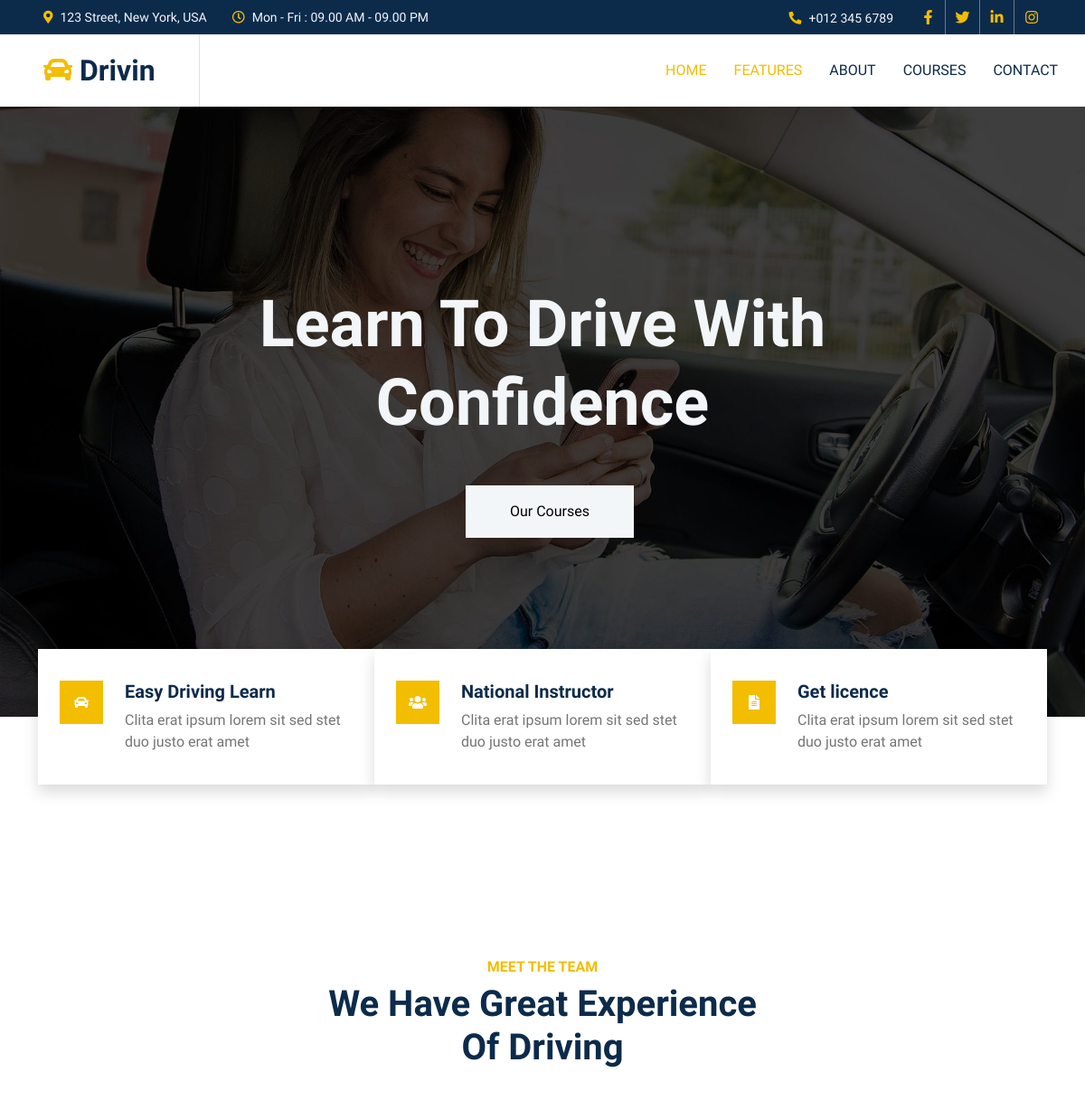
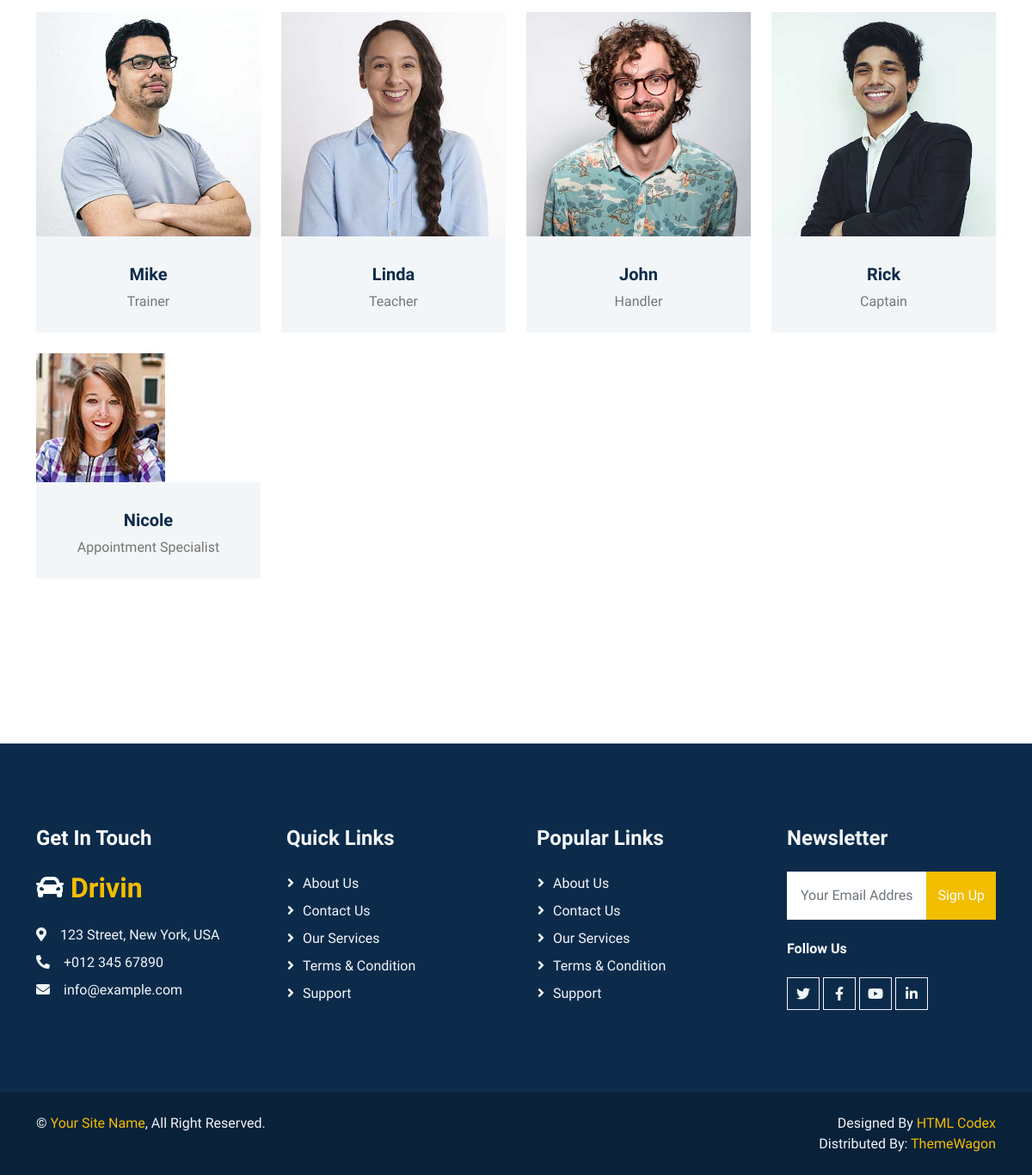
Page /Team/ on the committed database (2 pictures, top to bottom).
### Our_Team/models.py (models this page shows)
class Team(models.Model):
    name=models.CharField(max_length=50)
    title=models.CharField( max_length=50)
    image=models.ImageField(upload_to=team_image, )
    class Meta:
        verbose_name = ("Team")
        verbose_name_plural = ("Teams")
    def __str__(self):
        return self.name

### Our_Team/views.py (the view)
# urls.py: path('Team/',include('Our_Team.urls',namespace='team')),
def team(request):
    teams=Team.objects.all()
    context={'teams':teams}
    return render(request,'Team/team.html',context)

### templates/Team/team.html (shortened to what this page needs)
{% extends "Base/Base.html" %}
{% block body %}
    <div class="container-xxl py-6">
        <div class="container">
            <div class="text-center mx-auto mb-5 wow fadeInUp" data-wow-delay="0.1s" style="max-width: 500px;">
                <h6 class="text-primary text-uppercase mb-2">Meet The Team</h6>
                <h1 class="display-6 mb-4">We Have Great Experience Of Driving</h1>
            </div>
            <div class="row g-0 team-items">
                {% for team in teams %}
                <div class="col-lg-3 col-md-6 wow fadeInUp" data-wow-delay="0.1s">
                    <div class="team-item position-relative">
                        <div class="position-relative">
                            <img class="img-fluid" src={{team.image.url}} alt="">
                        </div>
                        <div class="bg-light text-center p-4">
                            <h5 class="mt-2">{{team}}</h5>
                            <span>{{team.title}}</span>
                        </div>
                    </div>
                </div>
                {% endfor %}
            </div>
        </div>
    </div>
{% endblock body %}

### templates/Base/Base.html (shortened to what this page needs)
{% load static %}
<!DOCTYPE html>
<html lang="en">
<head>
    <link href="https://cdnjs.cloudflare.com/ajax/libs/font-awesome/5.10.0/css/all.min.css" rel="stylesheet">
    <link href="https://cdn.jsdelivr.net/npm/bootstrap-icons@1.4.1/font/bootstrap-icons.css" rel="stylesheet">
    <link href={% static "lib/animate/animate.min.css" %} rel="stylesheet">
    <link href={% static "lib/owlcarousel/assets/owl.carousel.min.css" %} rel="stylesheet">
    <link href={% static "css/bootstrap.min.css" %} rel="stylesheet">
    <link href={% static "css/style.css" %} rel="stylesheet">
</head>
<body>
    <div class="container-fluid bg-dark text-light p-0">
        <div class="row gx-0 d-none d-lg-flex">
            <div class="col-lg-7 px-5 text-start">
                <div class="h-100 d-inline-flex align-items-center me-4">
                    <small class="fa fa-map-marker-alt text-primary me-2"></small>
                    <small>123 Street, New York, USA</small>
                </div>
                <div class="h-100 d-inline-flex align-items-center">
                    <small class="far fa-clock text-primary me-2"></small>
                    <small>Mon - Fri : 09.00 AM - 09.00 PM</small>
                </div>
            </div>
            <div class="col-lg-5 px-5 text-end">
                <div class="h-100 d-inline-flex align-items-center me-4">
                    <small class="fa fa-phone-alt text-primary me-2"></small>
                    <small>+012 345 6789</small>
                </div>
                <div class="h-100 d-inline-flex align-items-center mx-n2">
                    <a class="btn btn-square btn-link rounded-0 border-0 border-end border-secondary" href=""><i class="fab fa-facebook-f"></i></a>
                    <a class="btn btn-square btn-link rounded-0 border-0 border-end border-secondary" href=""><i class="fab fa-twitter"></i></a>
                    <a class="btn btn-square btn-link rounded-0 border-0 border-end border-secondary" href=""><i class="fab fa-linkedin-in"></i></a>
                    <a class="btn btn-square btn-link rounded-0" href=""><i class="fab fa-instagram"></i></a>
                </div>
            </div>
        </div>
    </div>
    <nav class="navbar navbar-expand-lg bg-white navbar-light sticky-top p-0">
        <a href="index.html" class="navbar-brand d-flex align-items-center border-end px-4 px-lg-5">
            <h2 class="m-0"><i class="fa fa-car text-primary me-2"></i>Drivin</h2>
        </a>
        <div class="collapse navbar-collapse" id="navbarCollapse">
            <div class="navbar-nav ms-auto p-4 p-lg-0">
                <a href={% url "home:home" %} class="nav-item nav-link active">Home</a>
                <a href={% url "features:features" %} class="nav-item nav-link active">Features</a>
                <a href={% url "about:about" %} class="nav-item nav-link">About</a>
                <a href={% url "courses:courses" %} class="nav-item nav-link">Courses</a>
                <a href="contact.html" class="nav-item nav-link">Contact</a>
            </div>
        </div>
    </nav>
    <div class="container-fluid p-0 wow fadeIn" data-wow-delay="0.1s">
        <div id="header-carousel" class="carousel slide" data-bs-ride="carousel">
            <div class="carousel-inner">
                <div class="carousel-item active">
                    <img class="w-100" src={% static "img/carousel-1.jpg" %} alt="Image">
                    <div class="carousel-caption">
                        <div class="container">
                            <div class="row justify-content-center">
                                <div class="col-lg-7">
                                    <h1 class="display-2 text-light mb-5 animated slideInDown">Learn To Drive With Confidence</h1>
                                    <a href={% url "courses:courses" %} class="btn btn-light py-sm-3 px-sm-5 ms-3">Our Courses</a>
                                </div>
                            </div>
                        </div>
                    </div>
                </div>
            </div>
        </div>
    </div>
    <div class="container-fluid facts py-5 pt-lg-0">
        <div class="container py-5 pt-lg-0">
            <div class="row gx-0">
                <div class="col-lg-4 wow fadeIn" data-wow-delay="0.1s">
                    <div class="bg-white shadow d-flex align-items-center h-100 p-4" style="min-height: 150px;">
                        <div class="d-flex">
                            <div class="flex-shrink-0 btn-lg-square bg-primary">
                                <i class="fa fa-car text-white"></i>
                            </div>
                            <div class="ps-4">
                                <h5>Easy Driving Learn </h5>
                                <span>Clita erat ipsum lorem sit sed stet duo justo erat amet</span>
                            </div>
                        </div>
                    </div>
                </div>
                <div class="col-lg-4 wow fadeIn" data-wow-delay="0.3s">
                    <div class="bg-white shadow d-flex align-items-center h-100 p-4" style="min-height: 150px;">
                        <div class="d-flex">
                            <div class="flex-shrink-0 btn-lg-square bg-primary">
                                <i class="fa fa-users text-white"></i>
                            </div>
                            <div class="ps-4">
                                <h5>National Instructor</h5>
                                <span>Clita erat ipsum lorem sit sed stet duo justo erat amet</span>
                            </div>
                        </div>
                    </div>
                </div>
                <div class="col-lg-4 wow fadeIn" data-wow-delay="0.5s">
                    <div class="bg-white shadow d-flex align-items-center h-100 p-4" style="min-height: 150px;">
                        <div class="d-flex">
                            <div class="flex-shrink-0 btn-lg-square bg-primary">
                                <i class="fa fa-file-alt text-white"></i>
                            </div>
                            <div class="ps-4">
                                <h5>Get licence</h5>
                                <span>Clita erat ipsum lorem sit sed stet duo justo erat amet</span>
                            </div>
                        </div>
                    </div>
                </div>
            </div>
        </div>
    </div>
    {% block body %}
    {% endblock body %}
    <div class="container-fluid bg-dark text-light footer my-6 mb-0 py-6 wow fadeIn" data-wow-delay="0.1s">
        <div class="container">
            <div class="row g-5">
                <div class="col-lg-3 col-md-6">
                    <h4 class="text-white mb-4">Get In Touch</h4>
                    <h2 class="text-primary mb-4"><i class="fa fa-car text-white me-2"></i>Drivin</h2>
                    <p class="mb-2"><i class="fa fa-map-marker-alt me-3"></i>123 Street, New York, USA</p>
                    <p class="mb-2"><i class="fa fa-phone-alt me-3"></i>+012 345 67890</p>
                    <p class="mb-2"><i class="fa fa-envelope me-3"></i>info@example.com</p>
                </div>
                <div class="col-lg-3 col-md-6">
                    <h4 class="text-light mb-4">Quick Links</h4>
                    <a class="btn btn-link" href="">About Us</a>
                    <a class="btn btn-link" href="">Contact Us</a>
                    <a class="btn btn-link" href="">Our Services</a>
                    <a class="btn btn-link" href="">Terms & Condition</a>
                    <a class="btn btn-link" href="">Support</a>
                </div>
                <div class="col-lg-3 col-md-6">
                    <h4 class="text-light mb-4">Popular Links</h4>
                    <a class="btn btn-link" href="">About Us</a>
                    <a class="btn btn-link" href="">Contact Us</a>
                    <a class="btn btn-link" href="">Our Services</a>
                    <a class="btn btn-link" href="">Terms & Condition</a>
                    <a class="btn btn-link" href="">Support</a>
                </div>
                <div class="col-lg-3 col-md-6">
                    <h4 class="text-light mb-4">Newsletter</h4>
                    <form action="">
                        <div class="input-group">
                            <input type="text" class="form-control p-3 border-0" placeholder="Your Email Address">
                            <button class="btn btn-primary">Sign Up</button>
                        </div>
                    </form>
                    <h6 class="text-white mt-4 mb-3">Follow Us</h6>
                    <div class="d-flex pt-2">
                        <a class="btn btn-square btn-outline-light me-1" href=""><i class="fab fa-twitter"></i></a>
                        <a class="btn btn-square btn-outline-light me-1" href=""><i class="fab fa-facebook-f"></i></a>
                        <a class="btn btn-square btn-outline-light me-1" href=""><i class="fab fa-youtube"></i></a>
                        <a class="btn btn-square btn-outline-light me-0" href=""><i class="fab fa-linkedin-in"></i></a>
                    </div>
                </div>
            </div>
        </div>
    </div>
    <div class="container-fluid copyright text-light py-4 wow fadeIn" data-wow-delay="0.1s">
        <div class="container">
            <div class="row">
                <div class="col-md-6 text-center text-md-start mb-3 mb-md-0">
                    &copy; <a href="#">Your Site Name</a>, All Right Reserved.
                </div>
                <div class="col-md-6 text-center text-md-end">
                    Designed By <a href="https://htmlcodex.com">HTML Codex</a>
                    <br>Distributed By: <a href="https://themewagon.com" target="_blank">ThemeWagon</a>
                </div>
            </div>
        </div>
    </div>
</body>
</html>

### static/css/style.css (style rules this page uses)
:root { --primary: #F3BD00; --secondary: #757575; --light: #F3F6F8; --dark: #0C2B4B; }
.py-6 { padding-top: 6rem; padding-bottom: 6rem; }
.my-6 { margin-top: 6rem; margin-bottom: 6rem; }
.btn { font-weight: 500; transition: .5s; }
.btn.btn-primary, .btn.btn-outline-primary:hover { color: #FFFFFF; }
.btn-square { width: 38px; height: 38px; }
.btn-lg-square { width: 48px; height: 48px; }
.btn-square, .btn-sm-square, .btn-lg-square { padding: 0; display: flex; align-items: center; justify-content: center; font-weight: normal; }
.navbar.sticky-top { top: -100px; transition: .5s; }
.navbar .navbar-brand, .navbar a.btn { height: 80px }
.navbar .navbar-nav .nav-link { margin-right: 30px; padding: 25px 0; color: var(--dark); font-weight: 500; text-transform: uppercase; outline: none; }
.navbar .navbar-nav .nav-link:hover, .navbar .navbar-nav .nav-link.active { color: var(--primary); }
.carousel-caption { top: 0; left: 0; right: 0; bottom: 0; display: flex; align-items: center; justify-content: center; text-align: center; background: rgba(0, 0, 0, .75); z-index: 1; }
@media (min-width: 991.98px) { .facts { position: relative; margin-top: -75px; z-index: 1; } }
.team-items { margin: -.75rem; }
.team-item { padding: .75rem; }
.team-item::after { position: absolute; content: ""; width: 100%; height: 0; top: 0; left: 0; background: #FFFFFF; transition: .5s; z-index: -1; }
.footer .btn.btn-link { display: block; margin-bottom: 5px; padding: 0; text-align: left; color: var(--light); font-weight: normal; text-transform: capitalize; transition: .3s; }
.footer .btn.btn-link::before { position: relative; content: "\f105"; font-family: "Font Awesome 5 Free"; font-weight: 900; color: var(--light); margin-right: 10px; }
.copyright { background: #092139; }
.copyright a { color: var(--primary); }

### rows in the picture
Team: image (picture), name "Mike", title "Trainer"
Team: image (picture), name "Linda", title "Teacher"
Team: image (picture), name "John", title "Handler"
Team: image (picture), name "Rick", title "Captain"
Team: image (picture), name "Nicole", title "Appointment Specialist"
